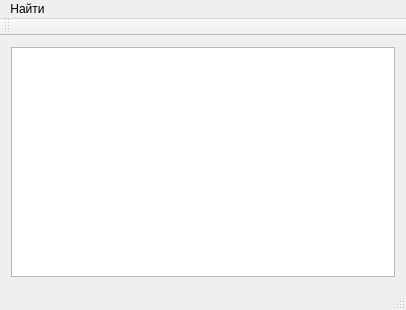
<?xml version="1.0" encoding="UTF-8"?>
<ui version="4.0">
 <class>MainWindow</class>
 <widget class="QMainWindow" name="MainWindow">
  <property name="geometry">
   <rect>
    <x>0</x>
    <y>0</y>
    <width>406</width>
    <height>310</height>
   </rect>
  </property>
  <property name="windowTitle">
   <string>Graph Explorer</string>
  </property>
  <widget class="QWidget" name="centralWidget">
   <layout class="QGridLayout" name="gridLayout">
    <item row="1" column="0">
     <widget class="QGraphicsView" name="graphicsView"/>
    </item>
   </layout>
  </widget>
  <widget class="QMenuBar" name="menuBar">
   <property name="geometry">
    <rect>
     <x>0</x>
     <y>0</y>
     <width>406</width>
     <height>21</height>
    </rect>
   </property>
   <widget class="QMenu" name="menu">
    <property name="title">
     <string>Найти</string>
    </property>
    <addaction name="shortestPathsAction"/>
   </widget>
   <addaction name="menu"/>
  </widget>
  <widget class="QToolBar" name="mainToolBar">
   <attribute name="toolBarArea">
    <enum>TopToolBarArea</enum>
   </attribute>
   <attribute name="toolBarBreak">
    <bool>false</bool>
   </attribute>
  </widget>
  <widget class="QStatusBar" name="statusBar"/>
  <action name="action">
   <property name="text">
    <string>Вершину</string>
   </property>
  </action>
  <action name="action_2">
   <property name="text">
    <string>Сторону</string>
   </property>
  </action>
  <action name="action_3">
   <property name="text">
    <string>Кратчайшие пути</string>
   </property>
  </action>
  <action name="shortestPathsAction">
   <property name="text">
    <string>Матрицу кратчайших путей</string>
   </property>
  </action>
 </widget>
 <layoutdefault spacing="6" margin="11"/>
 <resources/>
 <connections/>
</ui>
